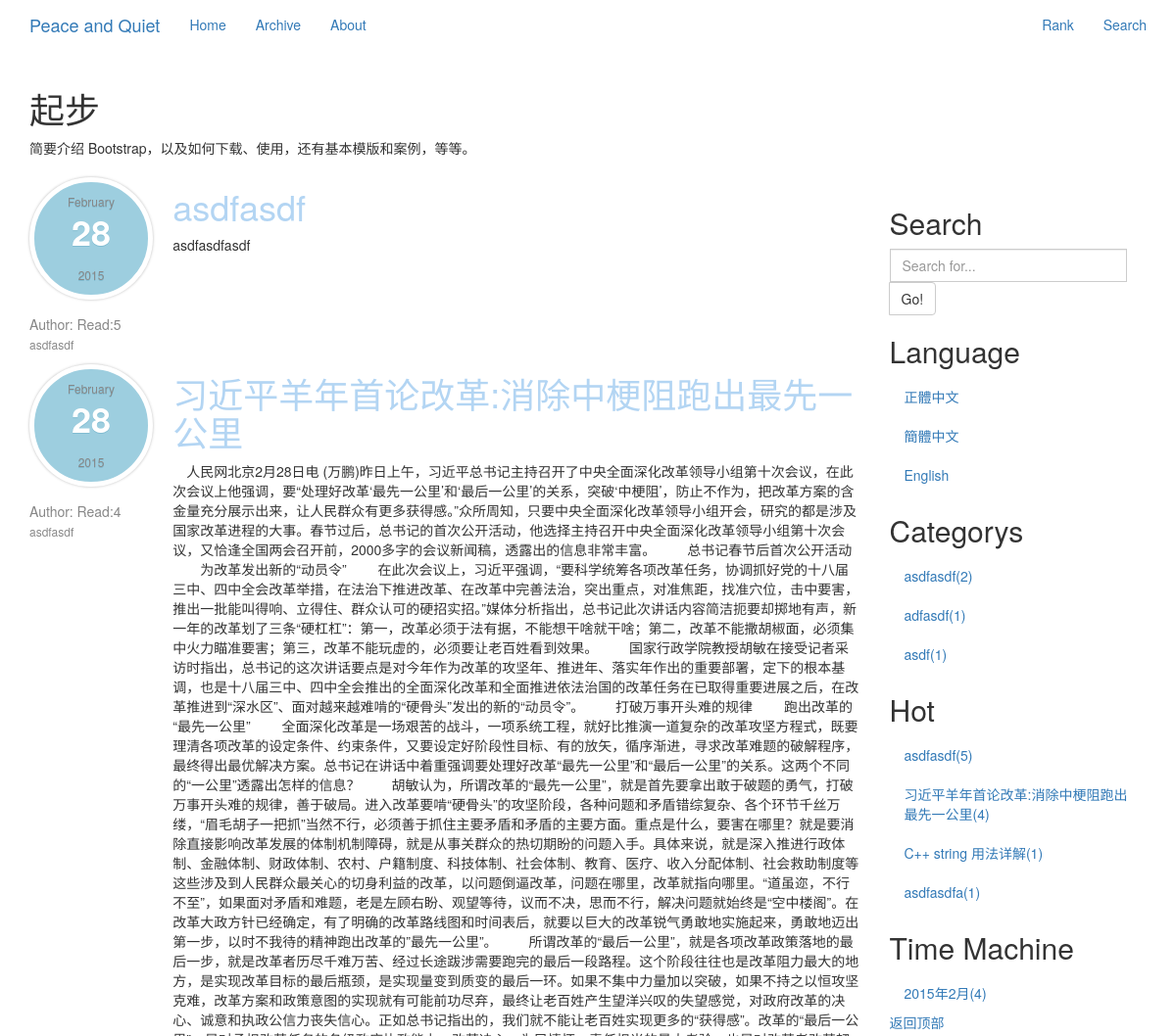
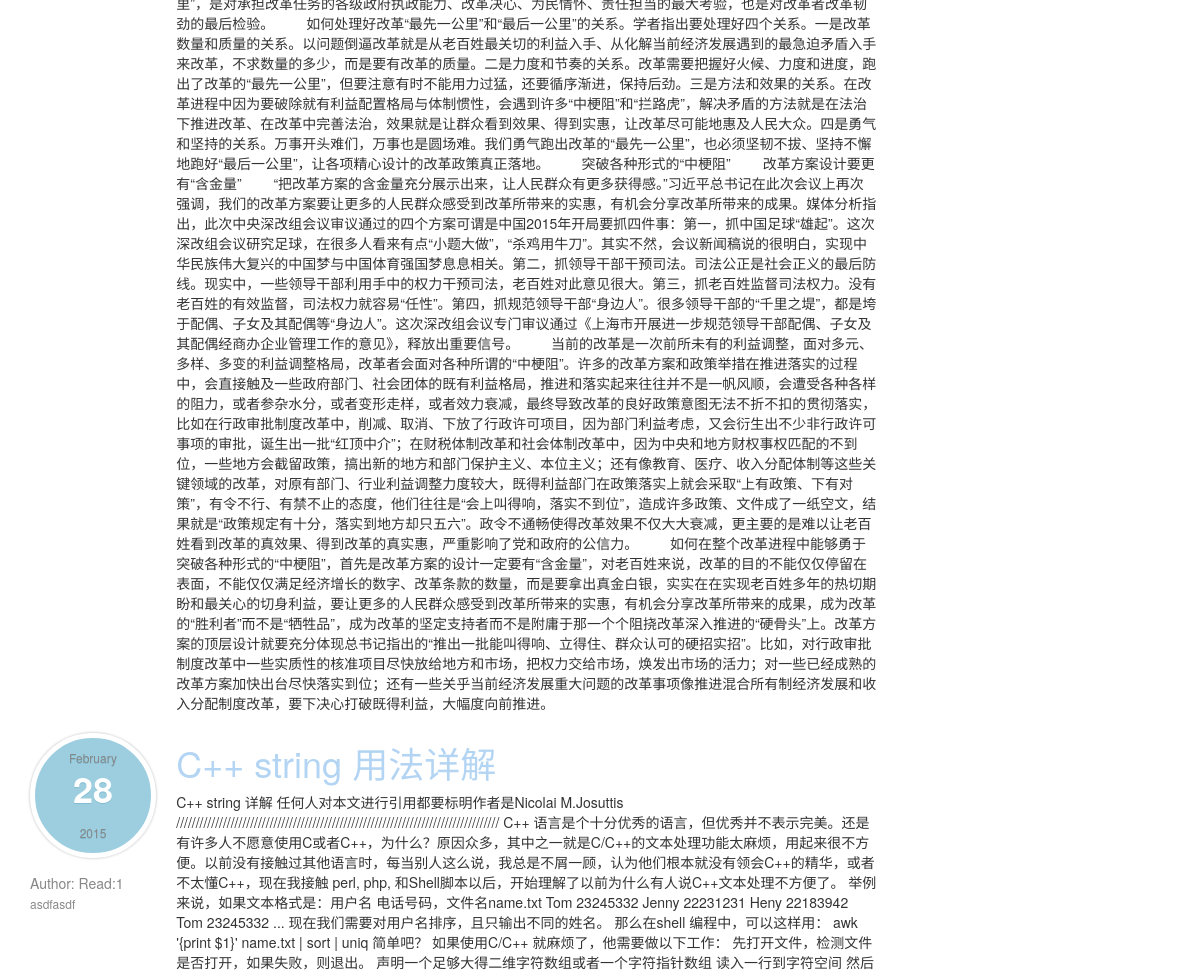
/ (upper part), run on an earlier commit of the app's database (2 pictures, top to bottom).
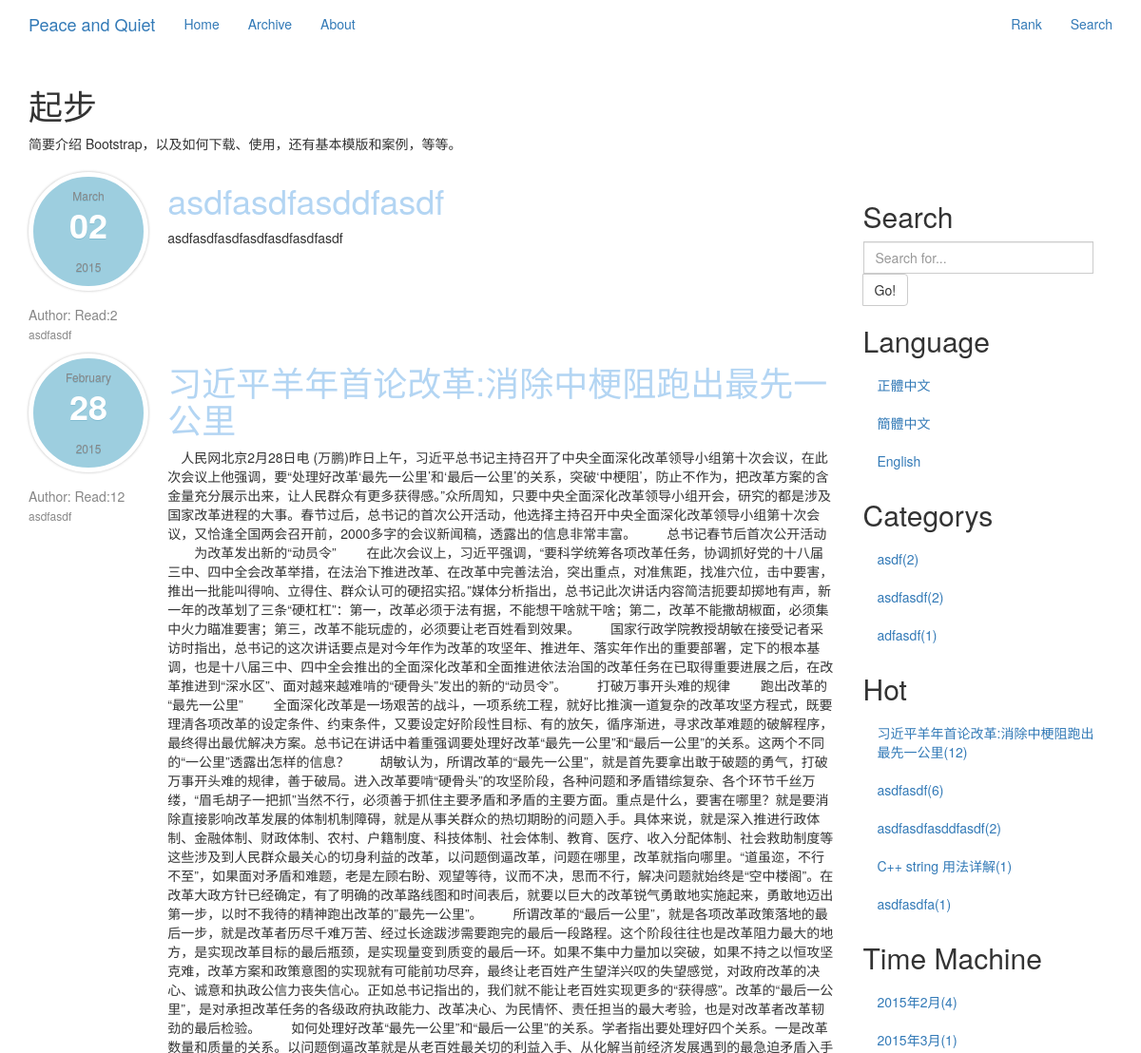
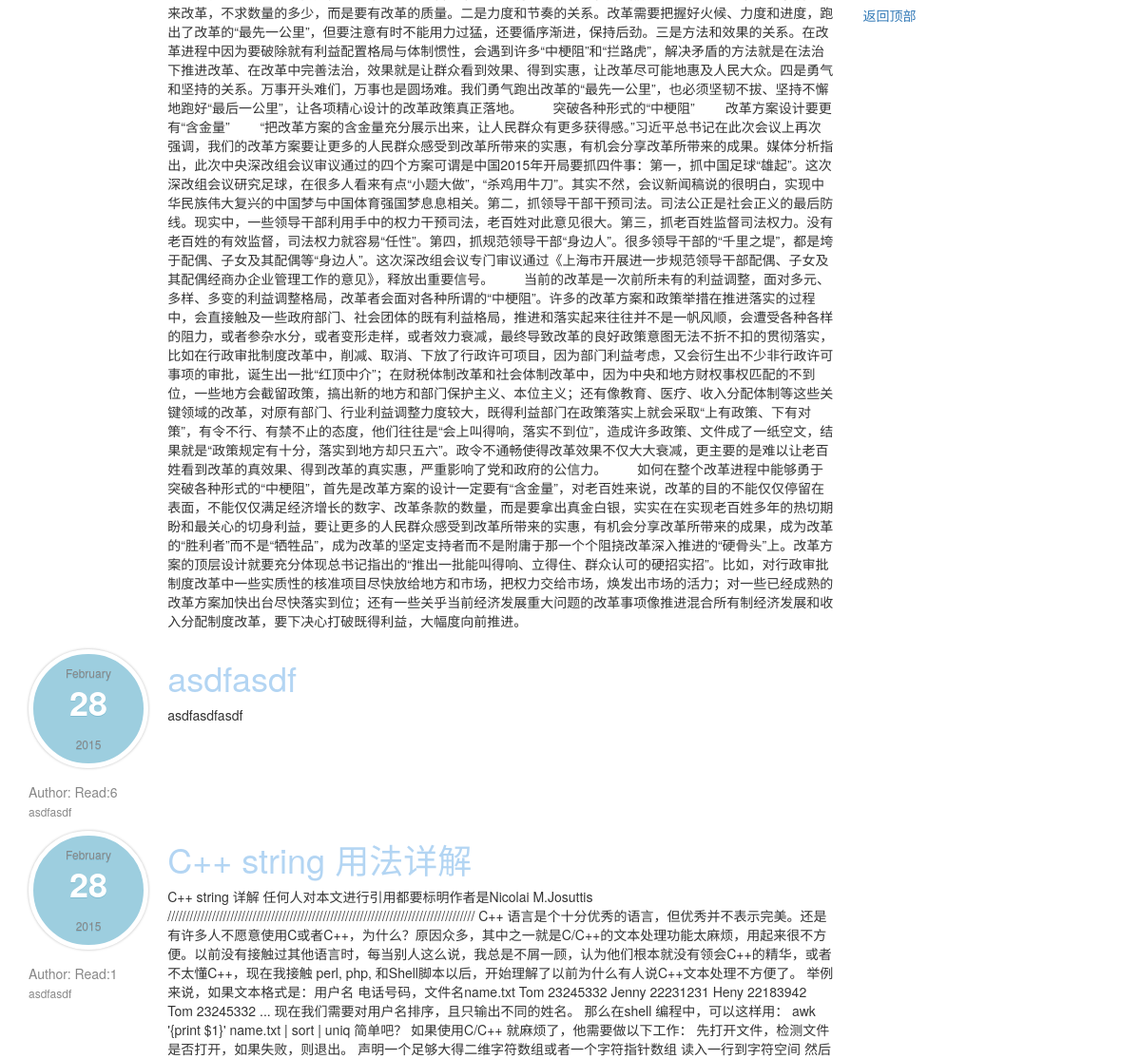
And on a later commit of the database (2 pictures, top to bottom).
### Blog/models.py (models this page shows, shortened)
class Blog(models.Model):
    title = models.CharField("標題", max_length=150, unique=True, null=False, blank=False)
    createTime = models.DateTimeField("創建時間", auto_now_add=True, auto_now=False)
    updateTime = models.DateTimeField("修改時間", auto_now_add=False, auto_now=True)
    body = models.TextField("內容")
    accessCount = models.IntegerField("瀏覽量", default=1, editable=False)
    category = models.ForeignKey('Category', verbose_name="分類集合", related_name='category')
    shortUrl = models.CharField("短URL", max_length=150, unique=True, null=False, blank=False, editable=False)
    tags = models.ManyToManyField('Tag', verbose_name="標籤集合", null=True, editable=False)
    tags.help_text = '標籤集合'

class Tag(models.Model):
    title = models.CharField('標籤', max_length=30, unique=True)
    shortUrl = models.CharField('短Url', max_length=150, unique=True, null=False, blank=False, editable=False)
    class Meta:
        ordering = ('title',)

class Category(models.Model):
    title = models.CharField('分類', max_length=30, unique=True)
    shortUrl = models.CharField("短URL", max_length=150, unique=True, null=False, blank=False, editable=False)
    class Meta:
        ordering = ('title',)

### Blog/views.py (the view)
# urls.py: url(r'^$', 'Blog.views.home', name='home'),
def home(request):
    posts = Blog.objects.order_by('-updateTime')
    categorys = getCategorysAndNumber()
    hotPassages = Blog.objects.order_by('-accessCount')[:10]
    timeMachines = getTimeMachines()
    return render(request, 'home.html', {'posts': posts, 'categorys': categorys,
                                         'hotPassages': hotPassages, 'timeMachines': timeMachines})

### Blog/views.py (called while the page is built)
def getCategorysAndNumber():
    showCategorys = []
    for i in Category.objects.all():
        showCategorys.append({'title': i.title, 'number': Blog.objects.filter(
            category__in=Category.objects.filter(title=i.title)).count(), 'shortUrl': i.shortUrl})
    showCategorys.sort(key=lambda x: x['number'], reverse=True)
    return showCategorys

def getTimeMachines():
    temporaryTimeMachines = {}
    for i in Blog.objects.all():
        key = (i.createTime.year, i.createTime.month)
        if key not in temporaryTimeMachines:
            temporaryTimeMachines.update({key: 1})
        else:
            temporaryTimeMachines[key] += 1
    timeMachines = []
    for i in temporaryTimeMachines.keys():
        timeMachines.append(
            {'title': "%s年%s月" % (i[0], i[1]), 'number': temporaryTimeMachines[i], 'year': i[0],
             'month': i[1]})
    return timeMachines

### template/home.html (shortened to what this page needs)
{% extends 'base.html' %}
{% block content %}
    <div class="col-md-9" role="main">
        {% for post in posts %}
            <div class="row">
                <div class="col-md-2" role="complementary">
                    <nav class="visible-lg-inline-block">
                        <div class="title">
                            <aside class="entry-meta">
                                <time datetime="2012-06-17T18:05:54.000Z" class="post-date">
                                    <span class="post-month">{{ post.createTime|date:"F" }}</span>
                                    <strong class="post-day">{{ post.createTime|date:"d" }}</strong>
                                    <span class="post-year">{{ post.createTime|date:"Y" }}</span>
                                </time>
                            </aside>
                            <span>Author:</span>
                            <span>Read:{{ post.accessCount }}</span>
                            {% for tag in post.tags.all %}
                                <li><a href="{% url 'tagView' shortUrl=tag.shortUrl %}">{{ tag.title }}</a></li>
                            {% endfor %}
                        </div>
                    </nav>
                </div>
                <div class="col-md-10" role="main">
                    <div class="title"><a href="{% url 'archive' shortUrl=post.shortUrl %}">
                        <h1>{{ post.title }}</h1>
                    </a></div>
                    <p>{{ post.body }}</p>
                </div>
            </div>
        {% endfor %}
    </div>
    {% block rightSide %}
        {% include "rightSide.html" %}
    {% endblock %}
{% endblock %}

### template/rightSide.html (shortened to what this page needs)
<div class="col-md-3" role="complementary">
    <nav class="bs-docs-sidebar hidden-print hidden-xs hidden-sm affix-top">
        <ul class="nav bs-docs-sidenav">
            <li><a></a></li>
            <li><h2>Search</h2></li>
            <li>
                <div class="input-group">
                    <form action="{% url 'search' %}" method="post">
                        <input type="text" class="form-control" name="query" placeholder="Search for...">
                            <span class="input-group-btn">
                                <button class="btn btn-default" type="submit">Go!</button>
                            </span>
                    </form>
                </div>
            </li>
            <li><h2>Language</h2></li>
            <li><a href="#">正體中文</a></li>
            <li><a href="#">簡體中文</a></li>
            <li><a href="#">English</a></li>
            <li><h2>Categorys</h2></li>
            {% for category in categorys %}
                <li><a href="{% url 'category' shortUrl=category.shortUrl %}">{{ category.title }}({{ category.number }})</a>
                </li>
            {% endfor %}
            <li><h2>Hot</h2></li>
            {% for hotPassage in hotPassages %}
                <li>
                    <a href="{% url 'archive' shortUrl=hotPassage.shortUrl %}">{{ hotPassage.title }}({{ hotPassage.accessCount }})</a>
                </li>
            {% endfor %}
            <li><h2>Time Machine</h2></li>
            {% for timeMachine in timeMachines %}
                <li>
                    <a href="{% url 'timeMachine' year=timeMachine.year month=timeMachine.month %}">{{ timeMachine.title }}({{ timeMachine.number }})</a>
                </li>
            {% endfor %}
        </ul>
        <a class="back-to-top" href="#top">
            返回顶部
        </a>
    </nav>
</div>

What changed in the data, as far as the page shows it:
added Blog: createTime "March", createTime "02", createTime "2015", accessCount "2", title "asdfasdfasddfasdf", body "asdfasdfasdfasdfasdfasdfasdf", Tag (title "asdfasdf")
changed Blog "习近平羊年首论改革:消除中梗阻跑出最先一公里": accessCount "4" → "12"; moves up the list
changed Blog "asdfasdf": accessCount "5" → "6"
Also different on the page:
new list line: "asdf"
new list line: "( 2 )"
new list line: "2015年3月 ( 1 )"
list line gone: "asdf"
list line gone: "( 1 )"
